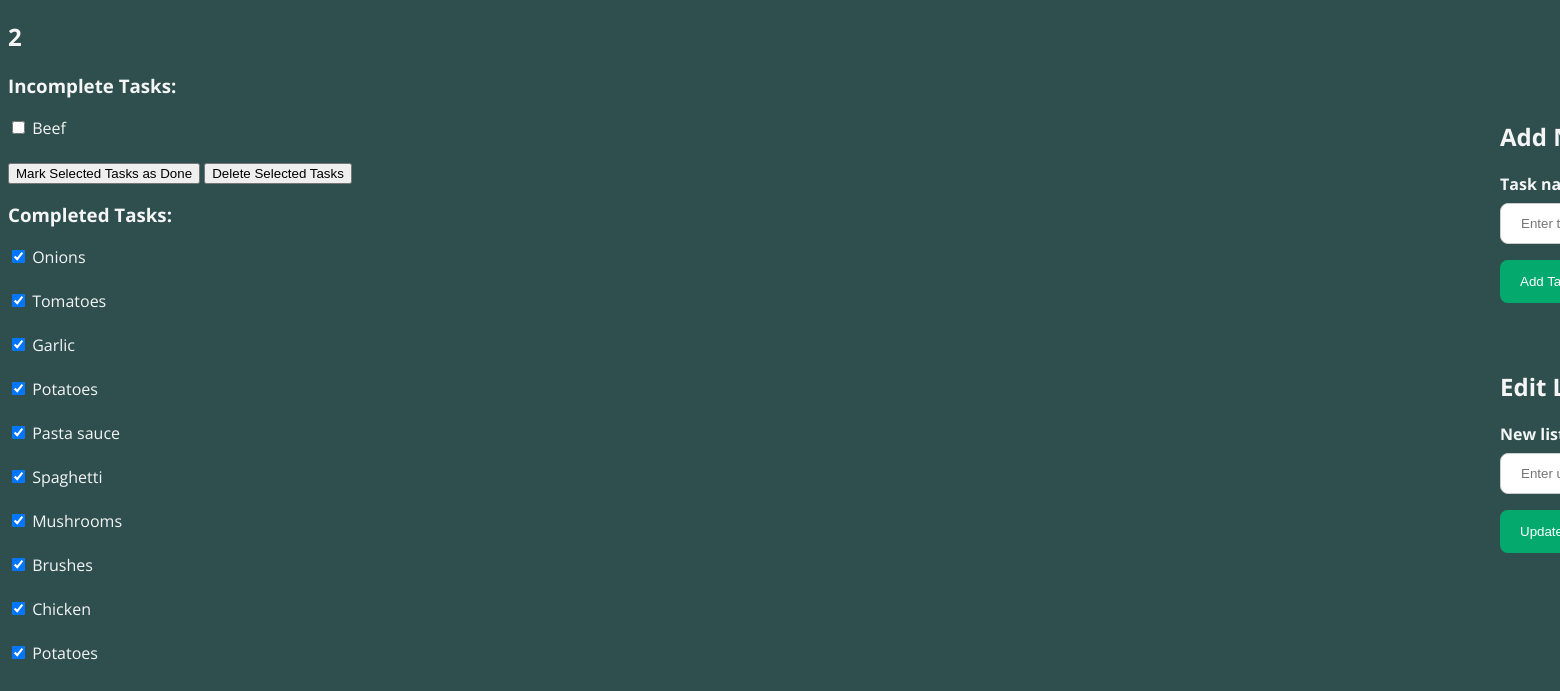
/display_list/2/2, run on an earlier commit of the app's database.
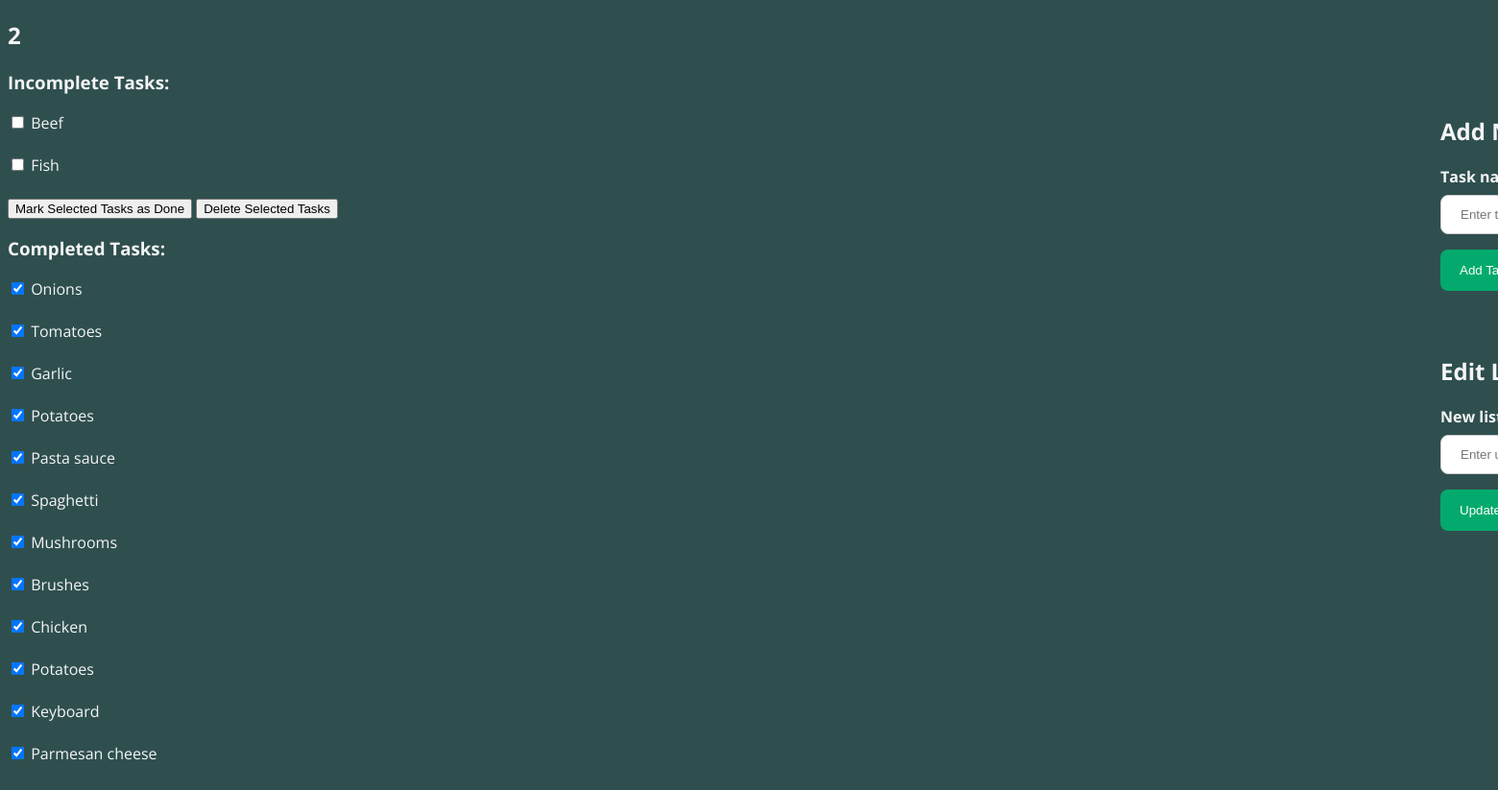
And on a later commit of the database.
### tables this page shows
CREATE TABLE Tasks (
TaskID INTEGER PRIMARY KEY AUTOINCREMENT NOT NULL,
ListID INTEGER,
TaskName VARCHAR(100),
Status BOOLEAN NOT NULL CHECK (Status IN (0, 1)),
FOREIGN KEY (ListID) REFERENCES Lists(ListID)
);

### Project1/app.py (the view)
@app.route('/display_list/<int:list_id>/<string:list_name>')
def display_list_with_id(list_id, list_name):
    session['current_list_id'] = list_id
    session['current_list_name'] = list_name
    list_tasks = model.get_all_tasks(list_id)
    list_tasks_dict = {
        'list_id': list_id,
        'list_name': list_name,
        'list_tasks': list_tasks
    }
    return render_template('view_list.html', list_tasks_dict=list_tasks_dict)

### Project1/app.py (called while the page is built)
@app.before_request
def before_request():
    g.user_id = None
    if 'user_id' in session:
        g.user_id = session['user_id']

### Project1/data_model.py (called while the page is built)
    def retrieve_data_multiple(self, sql_command):
        self.cursor.execute(sql_command)
        results = self.cursor.fetchall()
        return results

    def get_all_tasks(self, list_id):
        query = '''
            SELECT TaskID, TaskName, Status FROM Tasks
            WHERE ListID = '{}';
        '''.format(list_id)
        results = self.retrieve_data_multiple(query)
        return results

### Project1/templates/view_list.html (shortened to what this page needs)
{% extends "main_structure.html" %}
{% block body %}
<body class="list_view_body">
    <h2>{{ list_tasks_dict['list_name'] }}</h2>
    <h3 style="color: whitesmoke;">
        Incomplete Tasks:
    </h3>
    <form action="/check_off_items" method="post">
        {% for task in list_tasks_dict['list_tasks'] %}
        {% if task[2] == 0 %}
        <input type="checkbox" id="{{ task[1] }}" name="task_id" value="{{ task[0] }}">
        <label for="task_name" style="color: whitesmoke;">{{ task[1] }}</label>
        <br><br>
        {% endif %}
        {% endfor %}
        <button type="submit" name="action" value="Complete">Mark Selected Tasks as Done</button>
        <button type="submit" name="action" value="Delete">Delete Selected Tasks</button>
    </form>
    <h3 style="color: whitesmoke;">
        Completed Tasks:
    </h3>
        {% for task in list_tasks_dict['list_tasks'] %}
        {% if task[2] == 1 %}
        <input type="checkbox" id="{{ task[1] }}" name="task_id" checked='checked' onclick="return false;">
        <label for="task_name" style="color: whitesmoke;">{{ task[1] }}</label>
        <br><br>
        {% endif %}
        {% endfor %}
    <div class="add_task_container">
        <h2>
            Add New Task
        </h2>
        <form action="/add_new_task", method="post">
            <label for="task_name" style="color: whitesmoke;"><b>Task name:</b></label><br>
            <input type="text" placeholder="Enter task name" name="task_name" required><br>
            <button class="btn-add-task" type="submit">Add Task</button>
        </form>
    </div>
    <div class="edit_list_name_container">
        <h2>
            Edit List Name
        </h2>
        <form action="/edit_list", method="post">
            <label for="updated_list_name" style="color: whitesmoke;"><b>New list name:</b></label><br>
            <input type="text" placeholder="Enter updated list name" name="updated_list_name" required><br>
            <button class="btn-add-task" type="submit">Update List</button>
        </form>
    </div>
</body>
{% endblock %}

### Project1/templates/main_structure.html (shortened to what this page needs)
<!DOCTYPE html>
<html lang='en'>
    <head>
        <link rel="stylesheet" href="/static/css/style.css">
    </head>
    {% block body %}{% endblock %}
</html>

### Project1/static/css/style.css (style rules this page uses)
body { font-family: 'Open Sans', sans-serif; }
h2, p { color: whitesmoke; }
input[type=text], input[type=password] { padding: 12px 20px; border-radius: 8px; margin: 8px 0; display: inline-block; border: 1px solid #ccc; box-sizing: border-box; }
.btn-login, .btn-add-task, .btn-view-list { background-color: #04AA6D; color: white; border-radius: 8px; padding: 14px 20px; margin: 8px 0; border: none; cursor: pointer; }
.list_view_body { background-color: darkslategray; }
.add_task_container { color: whitesmoke; position: absolute; top: 100px; left: 1500px; }
.edit_list_name_container { color: whitesmoke; position: absolute; top: 350px; left: 1500px; }

What changed in the data, as far as the page shows it:
added Tasks: TaskName "Fish", shown under "Incomplete Tasks:"
added Tasks: TaskName "Keyboard", shown under "Completed Tasks:"
added Tasks: TaskName "Parmesan cheese", shown under "Completed Tasks:"
